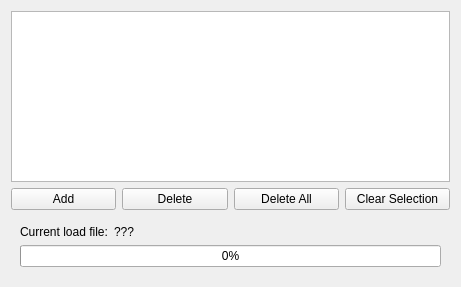
<?xml version="1.0" encoding="UTF-8"?>
<ui version="4.0">
 <class>GpxFileListWidget</class>
 <widget class="QWidget" name="GpxFileListWidget">
  <property name="geometry">
   <rect>
    <x>0</x>
    <y>0</y>
    <width>461</width>
    <height>287</height>
   </rect>
  </property>
  <property name="windowTitle">
   <string>Form</string>
  </property>
  <layout class="QVBoxLayout" name="verticalLayout">
   <item>
    <widget class="QTableView" name="tableView">
     <property name="editTriggers">
      <set>QAbstractItemView::NoEditTriggers</set>
     </property>
     <property name="selectionBehavior">
      <enum>QAbstractItemView::SelectRows</enum>
     </property>
     <attribute name="horizontalHeaderStretchLastSection">
      <bool>true</bool>
     </attribute>
    </widget>
   </item>
   <item>
    <layout class="QHBoxLayout" name="horizontalLayout">
     <item>
      <widget class="QPushButton" name="addFile">
       <property name="text">
        <string>Add</string>
       </property>
      </widget>
     </item>
     <item>
      <widget class="QPushButton" name="deleteFile">
       <property name="text">
        <string>Delete</string>
       </property>
      </widget>
     </item>
     <item>
      <widget class="QPushButton" name="deleteAllFile">
       <property name="text">
        <string>Delete All</string>
       </property>
      </widget>
     </item>
     <item>
      <widget class="QPushButton" name="clearSelection">
       <property name="text">
        <string>Clear Selection</string>
       </property>
      </widget>
     </item>
    </layout>
   </item>
   <item>
    <widget class="QWidget" name="progresBarWidget" native="true">
     <layout class="QVBoxLayout" name="verticalLayout_2">
      <item>
       <layout class="QHBoxLayout" name="horizontalLayout_2" stretch="0,1">
        <item>
         <widget class="QLabel" name="label">
          <property name="text">
           <string>Current load file:</string>
          </property>
         </widget>
        </item>
        <item>
         <widget class="QLabel" name="currentLoadFileName">
          <property name="text">
           <string>???</string>
          </property>
         </widget>
        </item>
       </layout>
      </item>
      <item>
       <widget class="QProgressBar" name="progressBar">
        <property name="value">
         <number>0</number>
        </property>
       </widget>
      </item>
     </layout>
    </widget>
   </item>
  </layout>
 </widget>
 <resources/>
 <connections/>
</ui>
